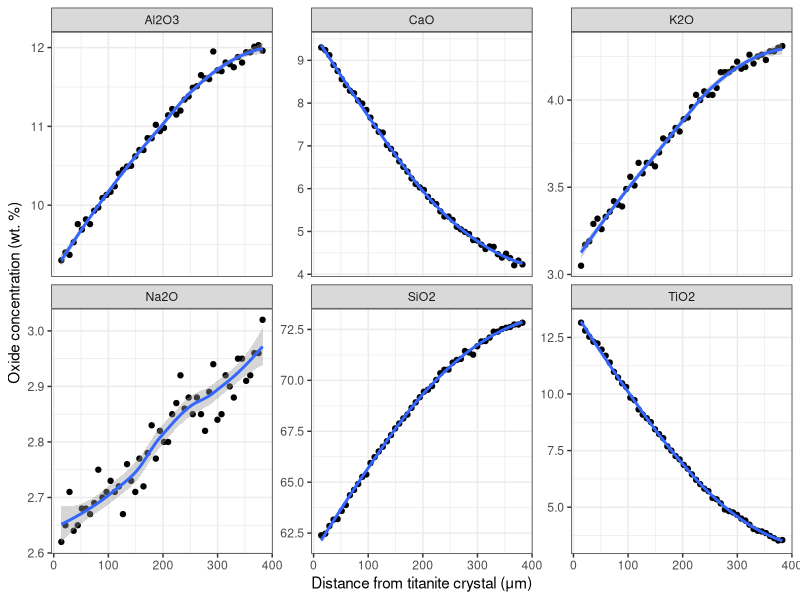
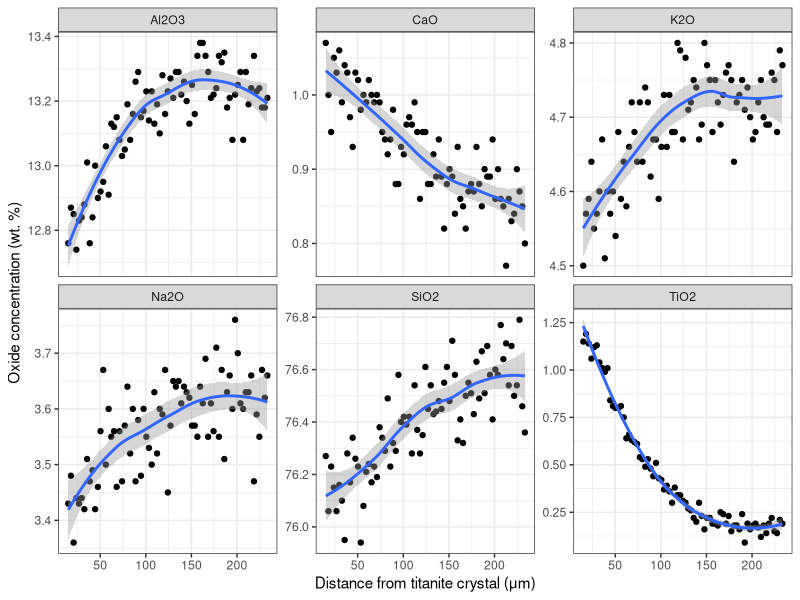
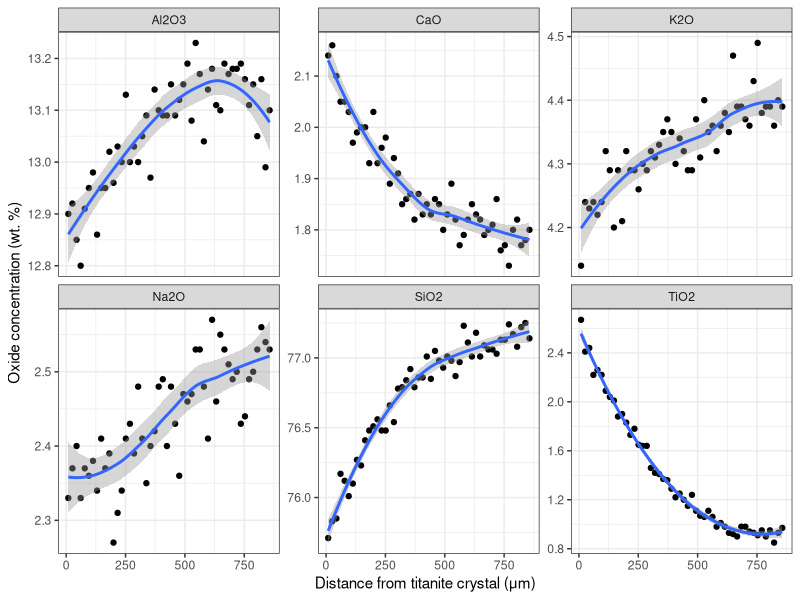
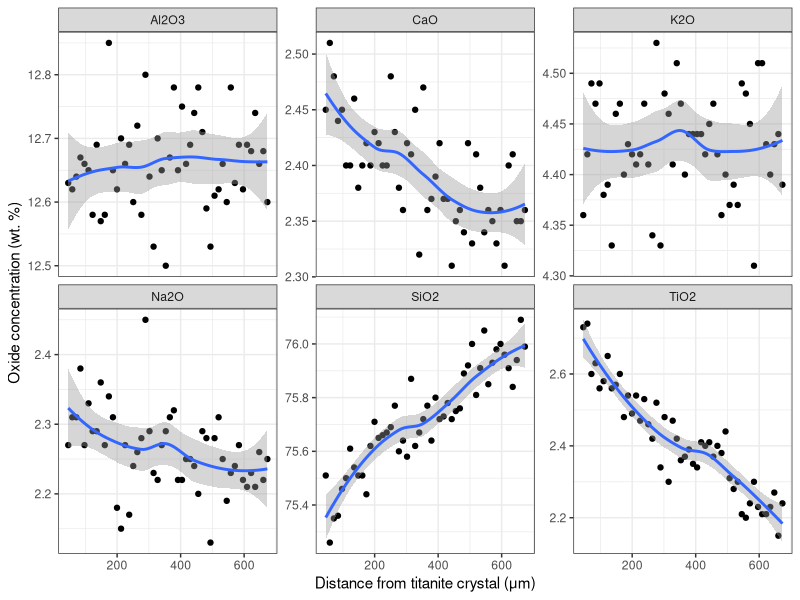
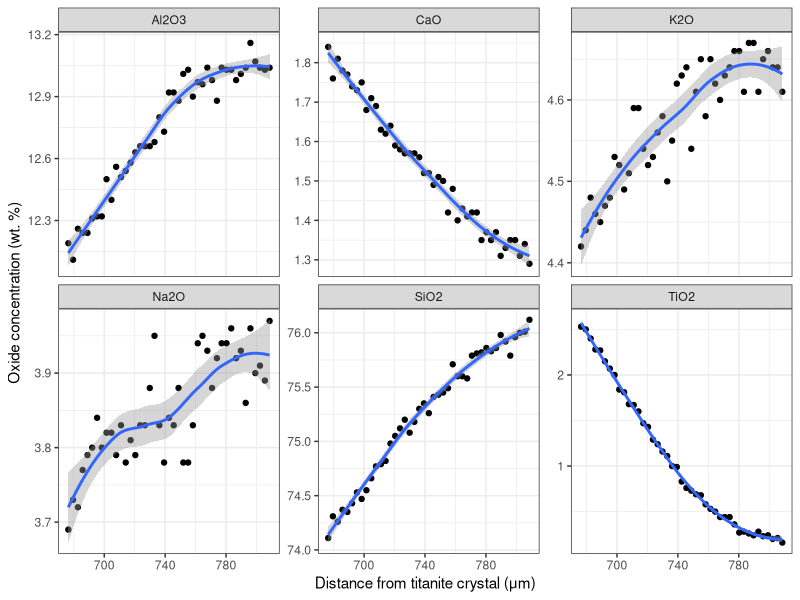
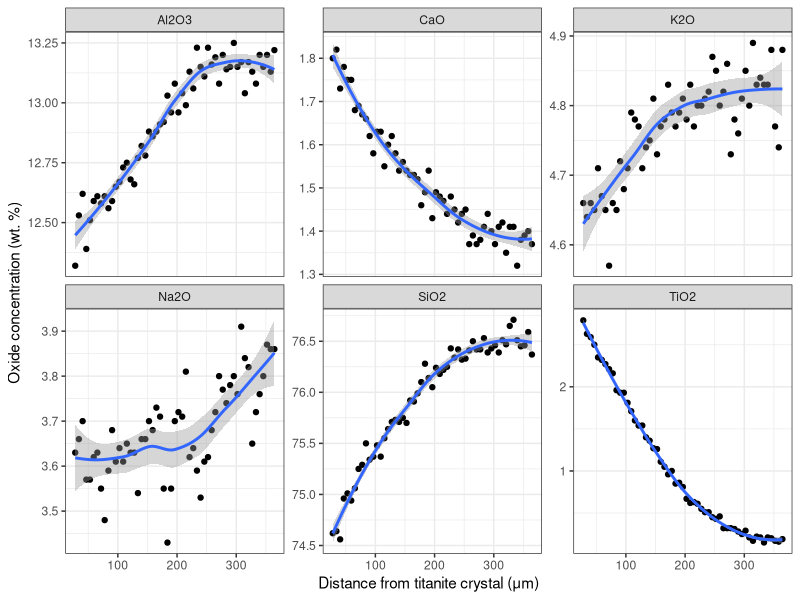
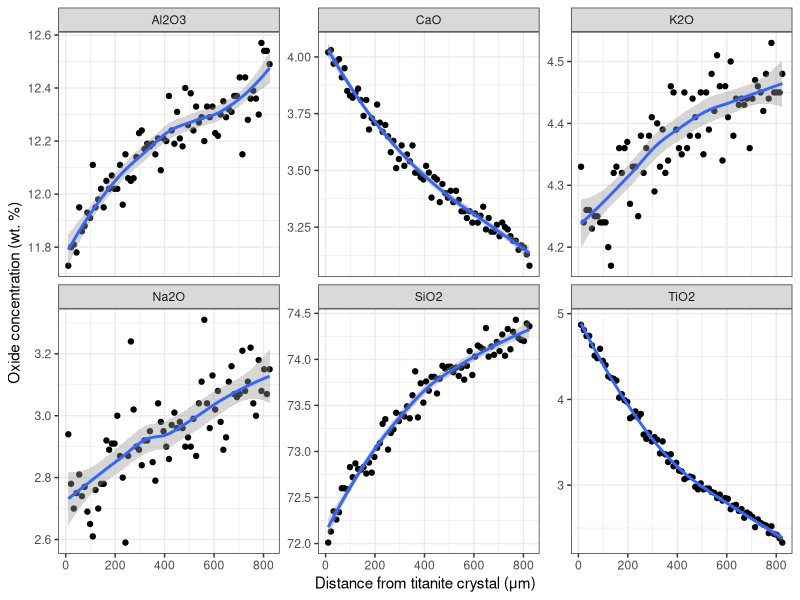
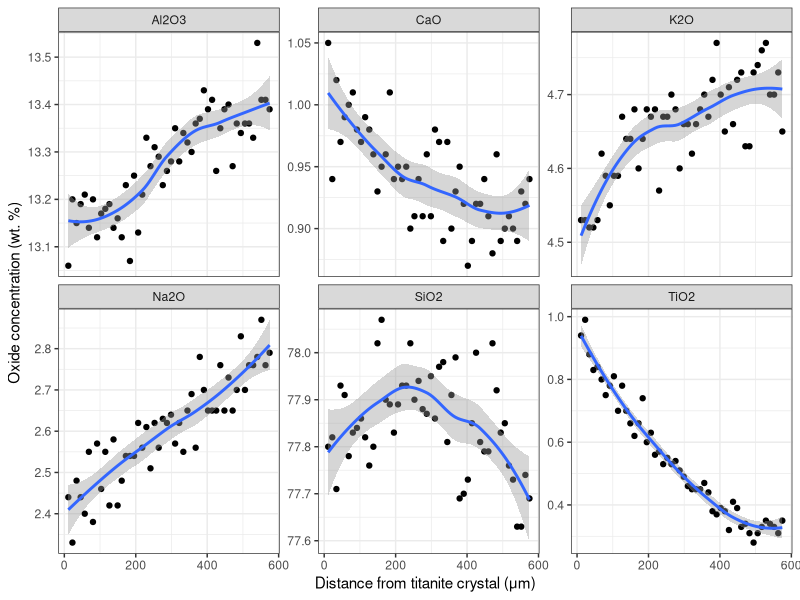

R code for these plots, in order:
## ---- chunk 1
# Suppress all error messages
knitr::opts_chunk$set(error = FALSE)
## ---- chunk 2
library(tidyverse)
Diffusion <- read_csv("DiffusionProfilesV3.csv")
DiffusionLong <- Diffusion %>%
  pivot_longer(c("SiO2":"TiO2"), names_to = "Oxide", values_to = "Value")
ExptList <- unique(DiffusionLong$Expt)
## ---- chunk 3
for (i in seq_along(ExptList)) {
  tmp <- filter(DiffusionLong, Expt == ExptList[i])
print(ggplot(tmp, aes(x = x, y = Value)) +
  geom_point() +
  geom_smooth(level=0.95) +
  facet_wrap(facets = vars(Oxide), scales = "free_y") +
  xlab("Distance from titanite crystal (μm)") +
  ylab("Oxide concentration (wt. %)") +
  theme_bw()
)
print(paste(str_c("Experiment ", ExptList[i])))
}
## ---- chunk 4
DiffProf <- read_csv("SpDis12TiO2DiffusionProfile.csv")
p <- ggplot(DiffProf, aes(x = x, y = TiO2)) +
  geom_point() +
  geom_smooth() +
  xlab("Distance from titanite crystal (μm)") +
  ylab("TiO2 concentration (wt. %)") +
  theme_bw()
ggsave("SpDis12TiO2DiffusionProfile.png", width = 2000, height = 2*618, units = "px", plot = p)

p <- ggplot(DiffProf, aes(x=x, y = InvTiO2)) +
  geom_point() +
  geom_smooth(method = lm, color = "brown", se = TRUE, level = 0.95) +
  theme_bw() +
  xlab("Distance from titanite crystal (μm)") +
  ylab(bquote(TiO[2] ~erf^{"-1"}~"(1 - Cx/C0)"))
ggsave("SpDis12TiO2InverseErfDiffusionProfile.png", width = 2000, height = 2*618, units = "px", plot = p)

